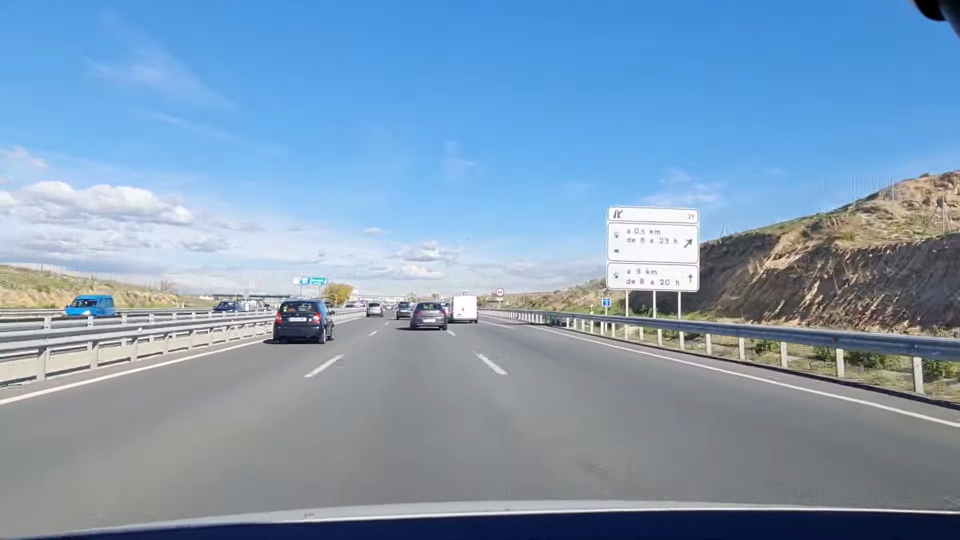
#> input picture test_detection/00000.png, 1920 x 1080 px (shown at 1/2 size)
$ python -i main.py   (imports and definitions only)
#> lines starting #> are read from the running program, lines starting #| are printed output that depends on the picture; after the words box and inside, x2 and y2 are one past the last pixel; in counts of white or black regions, pixels touching at a corner belong together
import cv2
import numpy as np
import os
import argparse

class PanelDetector:
    def __init__(self):
        # Ajustar parámetros de MSER para evitar ruido
        self.mser = cv2.MSER_create(min_area=2000, max_area=100000)

    def calcular_score(self, roi):
        # 1. Pasar el recorte a HSV
        hsv_roi = cv2.cvtColor(roi, cv2.COLOR_BGR2HSV)

        # 2. Definir el rango del azul en HSV
        # El azul suele estar entre 100-130 en OpenCV Hue
        lower_blue = np.array([100, 100, 50])
        upper_blue = np.array([130, 255, 255])

        # 3. Crear máscara: píxeles azules = 1, resto = 0
        mask = cv2.inRange(hsv_roi, lower_blue, upper_blue)
        mask = (mask > 0).astype(np.float32)

        # 4. Redimensionar a tamaño fijo para correlar
        mask_resized = cv2.resize(mask, (80, 40))

        # 5. Máscara ideal
        ideal_mask = np.ones((40, 80), dtype=np.float32)

        # 6. Correlación (multiplicar elemento a elemento y sumar)
        # Esto da la proporción de píxeles azules en el área
        score = np.sum(mask_resized * ideal_mask) / (40 * 80)

        return float(score)

    def non_maximum_suppression(self, boxes, overlap_thresh=0.3):
        # Si la lista de detecciones está vacía, la devolvemos tal cual
        if len(boxes) == 0:
            return []

        # Convertimos la lista a un array de numpy para facilitar los cálculos
        boxes = np.array(boxes)

        # Extraemos coordenadas y scores
        x1 = boxes[:, 0]
        y1 = boxes[:, 1]
        x2 = boxes[:, 2]
        y2 = boxes[:, 3]
        scores = boxes[:, 4]

        # Calculamos el área de cada ventana detectada
        areas = (x2 - x1 + 1) * (y2 - y1 + 1)

        # Ordenamos las cajas de mayor a menor score
        orden = scores.argsort()[::-1]

        cajas_finales = []

        while orden.size > 0:
            # Seleccionamos el índice de la caja con mayor score y la guardamos
            i = orden[0]
            cajas_finales.append(boxes[i].tolist())

            # Calculamos las coordenadas de la intersección entre esta caja y el resto
            xx1 = np.maximum(x1[i], x1[orden[1:]])
            yy1 = np.maximum(y1[i], y1[orden[1:]])
            xx2 = np.minimum(x2[i], x2[orden[1:]])
            yy2 = np.minimum(y2[i], y2[orden[1:]])

            # Calculamos ancho, alto y área de la intersección
            w = np.maximum(0.0, xx2 - xx1 + 1)
            h = np.maximum(0.0, yy2 - yy1 + 1)
            inter = w * h

            # Criterio de solapamiento: Área de la intersección dividida por el área de la unión (IoU)
            iou = inter / (areas[i] + areas[orden[1:]] - inter)

            # Nos quedamos SOLO con los índices cuyo solapamiento sea menor al umbral
            inds = np.where(iou <= overlap_thresh)[0]

            # Actualizamos la lista
            orden = orden[inds + 1]

        return cajas_finales

    def eliminar_anidadas(self, boxes):
        if len(boxes) < 2:
            return boxes

        boxes = sorted(boxes, key=lambda b: (b[2]-b[0])*(b[3]-b[1]), reverse=True)
        final_boxes = []

        for i, caja_peq in enumerate(boxes):
            esta_contenida = False
            px1, py1, px2, py2 = caja_peq[:4]

            for j, caja_grande in enumerate(boxes):
                if i == j:
                    continue

                gx1, gy1, gx2, gy2 = caja_grande[:4]

                adentro_x = (px1 >= gx1) and (px2 <= gx2)
                adentro_y = (py1 >= gy1) and (py2 <= gy2)

                if adentro_x and adentro_y:
                    esta_contenida = True
                    break

            if not esta_contenida:
                final_boxes.append(caja_peq)

        return final_boxes

    def detectar(self, image):
        # Convertir a gris para MSER
        gray = cv2.cvtColor(image, cv2.COLOR_BGR2GRAY)
        regions, _ = self.mser.detectRegions(gray)

        detecciones = []
        for p in regions:
            x, y, w, h = cv2.boundingRect(p)

            # Filtrado por relación de aspecto
            aspect_ratio = w / float(h)
            if 0.5 < aspect_ratio < 4.0:
                # x1, y1, x2, y2, score
                score = self.calcular_score(image[y:y+h, x:x+w])
                if score > 0.4:
                    detecciones.append([x, y, x+w, y+h, score])

        # Eliminamos primero las repetidas clásicas (ventanas casi idénticas de MSER)
        detecciones_sin_repetidas = self.non_maximum_suppression(detecciones)

        # Eliminamos las que han quedado completamente dentro de otra
        detecciones_finales = self.eliminar_anidadas(detecciones_sin_repetidas)

        # Devolvemos el resultado final
        return detecciones_finales


# [57 lines not run here, left out]

>>> import cv2
>>> picture = cv2.imread('test_detection/00000.png')
#> picture is the input picture: shape (1080, 1920, 3); mean B, G, R 182.1, 154.8, 127.1
>>> result = PanelDetector().detectar(picture)
#> in detectar, `gray = cv2.cvtColor(image, cv2.COLOR_BGR2GRAY)`:
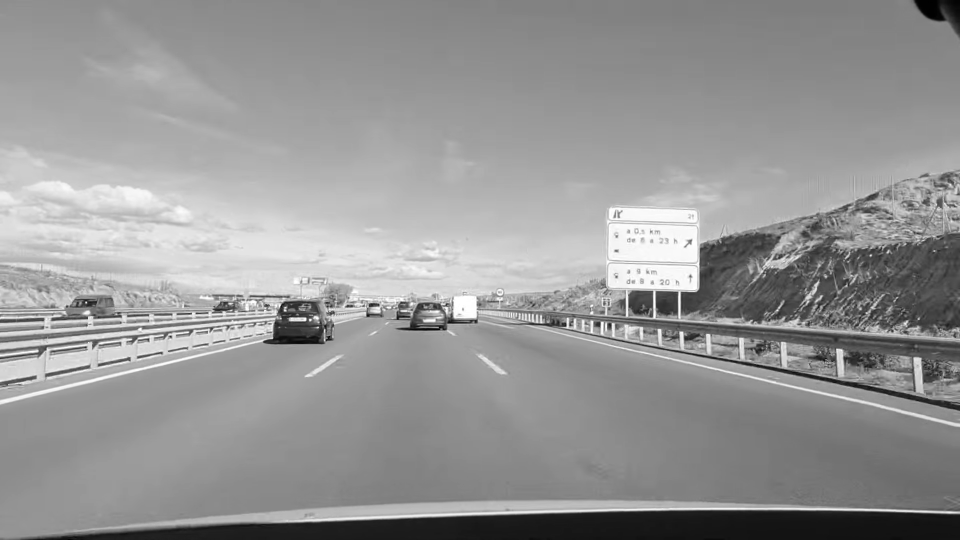
#> gray: shape (1080, 1920) (shown at 1/2 size); min 0, max 255, mean 149.6
#> in detectar, `regions, _ = self.mser.detectRegions(gray)`: regions = 193 items
#> the loop in detectar, `for p in regions:` made 193 passes
#> (x, y, w, h, aspect_ratio, score) on passes 1 to 12: (1830, 1, 89, 45, 1.98, 0.401), (1830, 1, 89, 47, 1.89, 0.427), (1830, 1, 89, 54, 1.65, 0.501), (1829, 1, 90, 59, 1.53, 0.548), (1829, 1, 90, 61, 1.48, 0.563), (1829, 1, 90, 65, 1.38, 0.589), (1829, 1, 90, 65, 1.38, 0.589), (1828, 1, 91, 67, 1.36, 0.607), (1827, 1, 92, 72, 1.28, 0.636), (1827, 1, 92, 73, 1.26, 0.641), (1827, 1, 92, 73, 1.26, 0.641), (1827, 1, 92, 73, 1.26, 0.641)
#> (x, y, w, h, aspect_ratio) on passes 26 to 31: (1142, 628, 777, 156, 4.98), (1121, 627, 798, 157, 5.08), (1272, 687, 647, 134, 4.83), (1272, 687, 647, 134, 4.83), (1215, 676, 704, 145, 4.86), (1215, 676, 704, 145, 4.86)
#> pass 1, in calcular_score, `mask = cv2.inRange(hsv_roi, lower_blue, upper_blue)`:
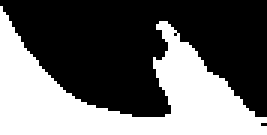
#> mask: shape (45, 89) (shown 3 times larger); 40.1% white; 1 white region, box (x1, y1, x2, y2) and area: (0, 2, 89, 45) 1607
#> pass 1, in calcular_score, `mask_resized = cv2.resize(mask, (80, 40))`:
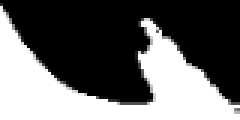
#> mask_resized: shape (40, 80) float32 (shown 3 times larger); min 0, max 1, mean 0.401
#> after the loop in detectar, `for p in regions:`: detecciones = 17 items, first 6: [1830, 1, 1919, 46, 0.401], [1830, 1, 1919, 48, 0.427], [1830, 1, 1919, 55, 0.501], [1829, 1, 1919, 60, 0.548], [1829, 1, 1919, 62, 0.563], [1829, 1, 1919, 66, 0.589]
#> in non_maximum_suppression, `boxes = np.array(boxes)`: boxes = 17 rows, first 6: [1830, 1, 1919, 46, 0.401], [1830, 1, 1919, 48, 0.427], [1830, 1, 1919, 55, 0.501], [1829, 1, 1919, 60, 0.548], [1829, 1, 1919, 62, 0.563], [1829, 1, 1919, 66, 0.589]
#> in non_maximum_suppression, `x1 = boxes[:, 0]`: x1 = 17 values, max 1830 at index 0, min 139 at index 16, mean 1728.5
#> in non_maximum_suppression, `y1 = boxes[:, 1]`: y1 = 17 values from 1 to 592
#> in non_maximum_suppression, `x2 = boxes[:, 2]`: x2 = 17 values, max 1919 at index 0, min 244 at index 16, mean 1820.5
#> in non_maximum_suppression, `y2 = boxes[:, 3]`: y2 = 17 values from 46 to 638
#> in non_maximum_suppression, `scores = boxes[:, 4]`: scores = 17 values, max 0.661 at index 15, min 0.401 at index 0, mean 0.585
#> in non_maximum_suppression, `areas = (x2 - x1 + 1) * (y2 - y1 + 1)`: areas = 17 values, max 7315 at index 15, min 4140 at index 0, mean 6108.8
#> in non_maximum_suppression, `orden = scores.argsort()[::-1]`: orden = 17 values, max 16 at index 12, min 0 at index 16, mean 8
#> the loop in non_maximum_suppression, `while orden.size > 0:` made 2 passes
#> (i, yy1, inds, orden) on pass 1: (15, [1, 1, 1, 1, 1, 1, 1, 1, 1, 1, 1, 592, 1, 1, 1, 1], [11], [16])
#> i on pass 2: 16
#> after the loop in non_maximum_suppression, `while orden.size > 0:`: cajas_finales = [[1825, 1, 1919, 77, 0.661], [139, 592, 244, 638, 0.549]]; orden = empty array
#> in detectar, `detecciones_sin_repetidas = self.non_maximum_suppression(detecciones)`: detecciones_sin_repetidas has the same summary as cajas_finales in non_maximum_suppression
#> in eliminar_anidadas, `boxes = sorted(boxes, key=lambda b: (b[2]-b[0])*(b[3]-b[1]), reverse=T..`: boxes has the same summary as cajas_finales in non_maximum_suppression
#> the loop in eliminar_anidadas, `for i, caja_peq in enumerate(boxes):` made 2 passes
#> (caja_peq, px1, py1, px2, py2) on pass 1: ([1825, 1, 1919, 77, 0.661], 1825, 1, 1919, 77)

$ run again, on test_detection/00002.png
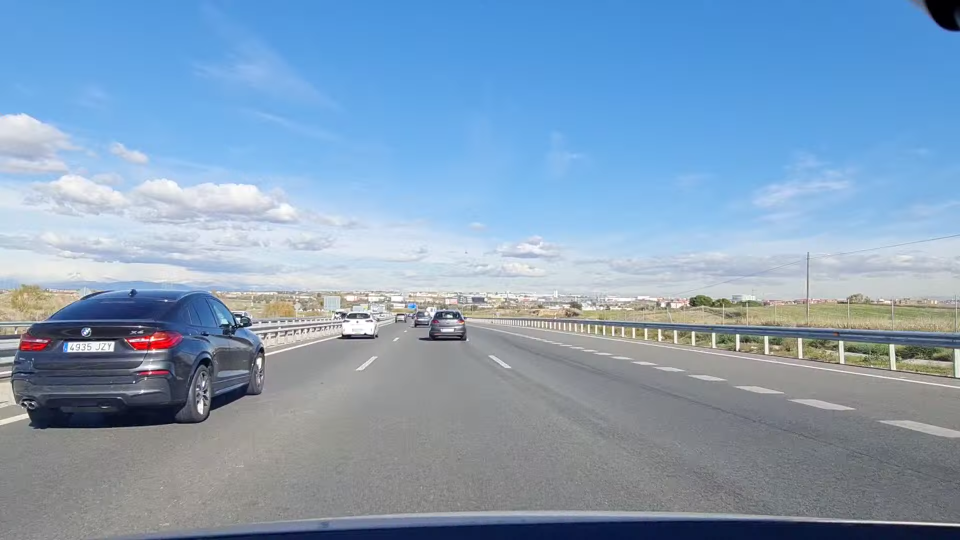
#> input picture test_detection/00002.png, 1920 x 1080 px (shown at 1/2 size)
#> picture is the input picture: shape (1080, 1920, 3); mean B, G, R 185.4, 158.5, 131.6
#> in detectar, `gray = cv2.cvtColor(image, cv2.COLOR_BGR2GRAY)`:
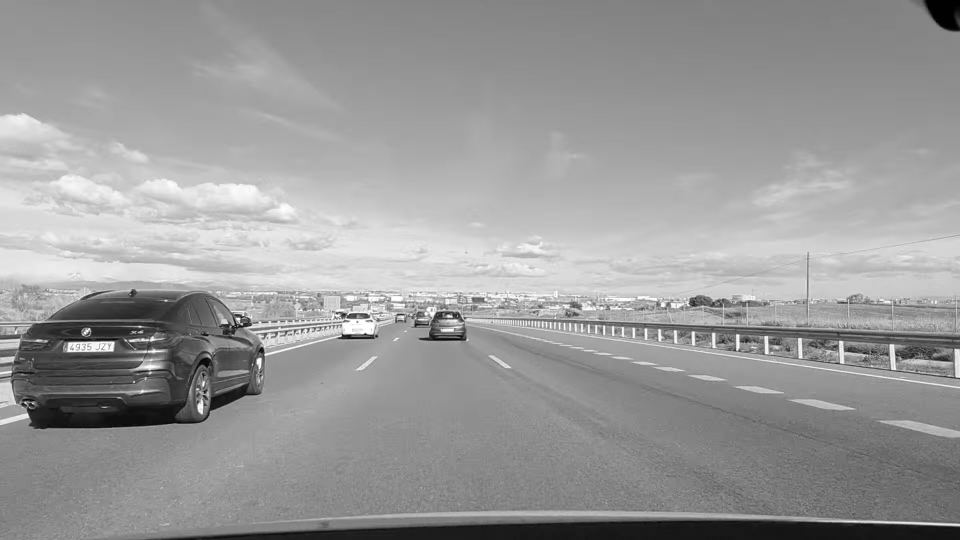
#> gray: shape (1080, 1920) (shown at 1/2 size); min 0, max 255, mean 153.5
#> regions = 99 items
#> the loop in detectar, `for p in regions:` made 99 passes
#> (x, y, w, h, aspect_ratio, score) on passes 1 to 8: (1852, 1, 67, 59, 1.14, 0.218), (1851, 1, 68, 60, 1.13, 0.236), (1851, 1, 68, 60, 1.13, 0.236), (1851, 1, 68, 60, 1.13, 0.236), (1850, 1, 69, 60, 1.15, 0.242), (1850, 1, 69, 60, 1.15, 0.242), (1850, 1, 69, 60, 1.15, 0.242), (1849, 1, 70, 61, 1.15, 0.261)
#> pass 1, in calcular_score, `mask_resized = cv2.resize(mask, (80, 40))`:
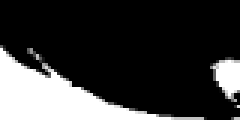
#> mask_resized: shape (40, 80) float32 (shown 3 times larger); min 0, max 1, mean 0.218
#> after the loop in detectar, `for p in regions:`: detecciones = [[1829, 1, 1919, 64, 0.409], [1824, 1, 1919, 64, 0.439], [1821, 1, 1919, 64, 0.456]]
#> boxes has the same summary as detecciones in detectar
#> x1 = [1829, 1824, 1821]
#> y1 = [1, 1, 1]
#> x2 = [1919, 1919, 1919]
#> y2 = [64, 64, 64]
#> scores = [0.409, 0.439, 0.456]
#> areas = [5824, 6144, 6336]
#> in non_maximum_suppression, `orden = scores.argsort()[::-1]`: orden = [2, 1, 0]
#> the loop in non_maximum_suppression, `while orden.size > 0:` made 1 pass
#> (i, xx1, yy1, xx2, w, h, inter, iou) on pass 1: (2, [1824, 1829], [1, 1], [1919, 1919], [96, 91], [64, 64], [6144, 5824], [0.97, 0.919])
#> after the loop in non_maximum_suppression, `while orden.size > 0:`: cajas_finales = [[1821, 1, 1919, 64, 0.456]]; orden = empty array
#> detecciones_sin_repetidas = [[1821, 1, 1919, 64, 0.456]]
